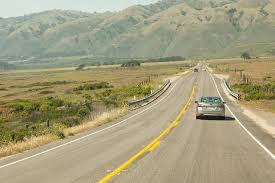
#> input picture caronroad.jpeg, 275 x 183 px
$ python -i ImageAnalyzer.py   (imports and definitions only)
#> lines starting #> are read from the running program, lines starting #| are printed output that depends on the picture
import cv2
import numpy as np
import imutils
import pyautogui
from Coordinate import Coordinate


class ImageAnalyzer(object):
    THRESHOLD = .5

    # find and locate template image within source image
    # returns list of coordinates for found image
    # [97 lines left out: functions find_in_image, find_image_draw_rectangle, not called in this run]

    # find template image on current screen
    def find_on_screen(self, template_path: str):
        # load template image and source image and convert to grayscale
#> called with template_path = 'caronroad.jpeg'
        template = cv2.imread(template_path)
#> template is the input picture: shape (183, 275, 3); mean B, G, R 125.3, 157.7, 163.8
        template = cv2.cvtColor(template, cv2.COLOR_BGR2GRAY)
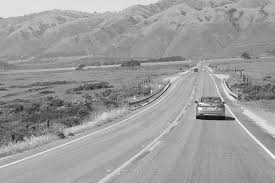
#> template: shape (183, 275); min 3, max 253, mean 155.8
        # detect edges of image
        template = cv2.Canny(template, 50, 200)
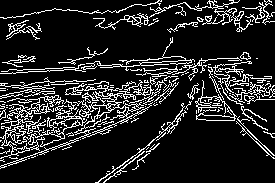
#> template: shape (183, 275); 14.7% white in thin lines or dots
        (tH, tW) = template.shape[:2]
#> tH = 183; tW = 275
        image = pyautogui.screenshot()
#> (the run stopped early here; a loop or call above may not have finished)
